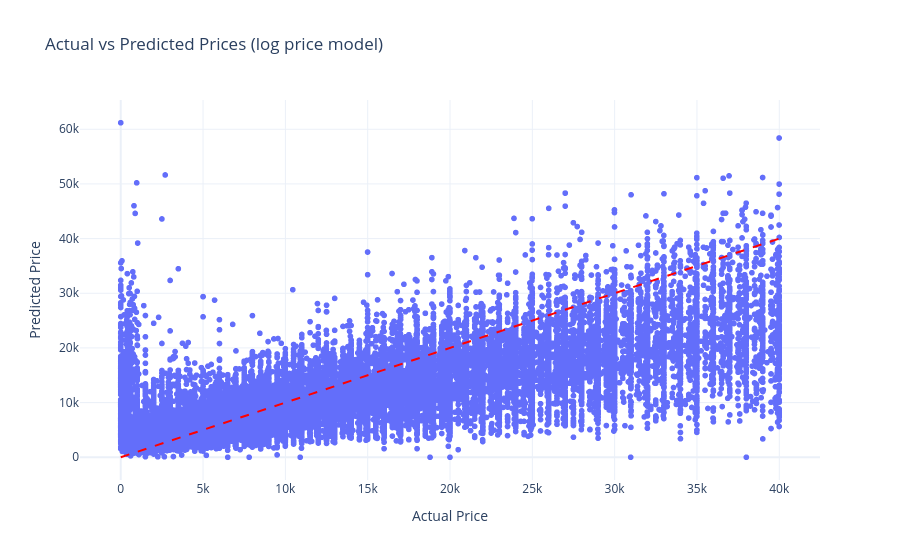

Notebook code cell kept with this figure:
### Markdown cell above
#### With a simple Linear Regression model, there is a to 10 to 15% error (MAE ~4K USD and RMSE ~6K USD) using all available features given our price range was from 0 to 40K USD. 
#### Examining the plot shows negative predicted values. Try with log values.

### Code cell
df_target['log_price'] = np.log(df_target['price'])
y_log = df_target['log_price']

X_train, X_test, y_train_log, y_test_log = train_test_split(X, y_log, test_size=0.3, random_state=42)

pipeline = make_pipeline(LinearRegression(fit_intercept=False))
pipeline.fit(X_train, y_train_log)
y_pred_log = pipeline.predict(X_test)

# lin_reg_log = LinearRegression(fit_intercept=False)
# lin_reg_log.fit(X_train, y_train)
# y_pred_log = lin_reg_log.predict(X_test)

# expo back the log predictions to get them back to the original price scale for evaluation
y_pred_actual = np.expm1(y_pred_log)
y_test_actual = np.expm1(y_test_log)

mse = mean_squared_error(y_test_actual, y_pred_actual)
mae = np.mean(np.abs(y_test_actual - y_pred_actual))
rmse = np.sqrt(mse)
print(f"Linear Regression (log price) MSE: {mse:.2f}")
print(f"Linear Regression (log price) RMSE: {rmse:.2f}")
print(f"Linear Regression (log price) MAE: {mae:.2f}")

fig = px.scatter(x=y_test_actual, y=y_pred_actual, title='Actual vs Predicted Prices (log price model)', labels={'x':'Actual Price', 'y':'Predicted Price'})
fig.add_shape(type='line', x0=y_test_actual.min(), y0=y_test_actual.min(), x1=y_test_actual.max(), y1=y_test_actual.max(), line=dict(color='red', dash='dash'))
fig.write_html('../images/lr_log_actual_vs_predicted.html')
fig.show()

### Figure 1 — Plotly figure (JSON) as saved in the notebook; plotly's stock layout.template omitted (floating-point values rounded to 4 significant figures; data arrays with more than 128 entries replaced by an {"elided": "..."} marker saying what was removed)
{"data": [{"hovertemplate": "Actual Price=%{x}<br>Predicted Price=%{y}<extra></extra>", "legendgroup": "", "marker": {"color": "#636efa", "symbol": "circle"}, "mode": "markers", "name": "", "showlegend": false, "type": "scattergl", "x": {"elided": "45431 float values"}, "xaxis": "x", "y": {"elided": "45431 float values"}, "yaxis": "y"}], "layout": {"legend": {"tracegroupgap": 0}, "shapes": [{"line": {"color": "red", "dash": "dash"}, "type": "line", "x0": 0, "x1": 40000.0, "y0": 0, "y1": 40000.0}], "title": {"text": "Actual vs Predicted Prices (log price model)"}, "xaxis": {"anchor": "y", "domain": [0, 1], "title": {"text": "Actual Price"}}, "yaxis": {"anchor": "x", "domain": [0, 1], "title": {"text": "Predicted Price"}}}}
